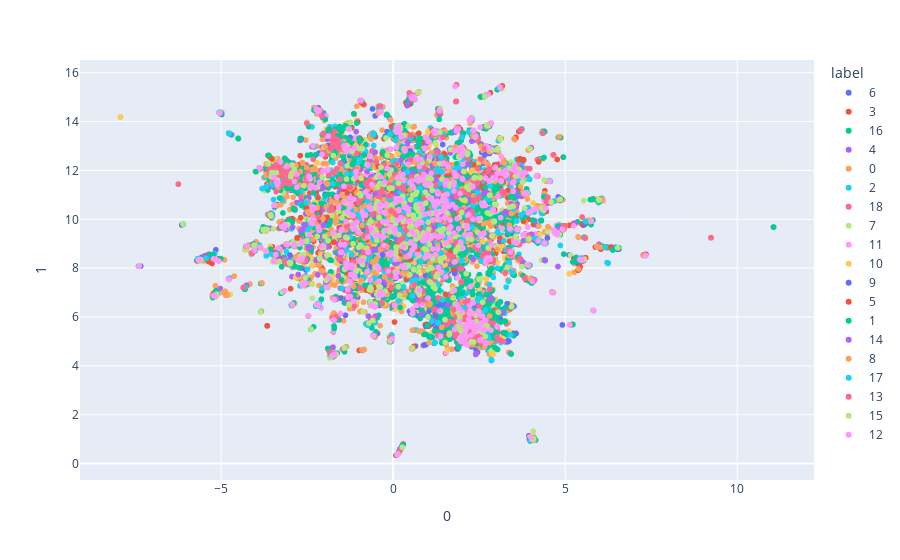

Notebook code for this chart:
### Code cell
fig = px.scatter(df_umap_es, x=0, y=1, color="label")
fig.show(rendere="notebook")

### Figure 1 — Plotly figure (JSON) as saved in the notebook; plotly's stock layout.template omitted (floating-point values rounded to 4 significant figures; data arrays with more than 128 entries replaced by an {"elided": "..."} marker saying what was removed)
{"data": [{"hovertemplate": "label=6<br>0=%{x}<br>1=%{y}<extra></extra>", "legendgroup": "6", "marker": {"color": "#636efa", "symbol": "circle"}, "mode": "markers", "name": "6", "showlegend": true, "type": "scattergl", "x": {"elided": "750 float values"}, "xaxis": "x", "y": {"elided": "750 float values"}, "yaxis": "y"}, {"hovertemplate": "label=3<br>0=%{x}<br>1=%{y}<extra></extra>", "legendgroup": "3", "marker": {"color": "#EF553B", "symbol": "circle"}, "mode": "markers", "name": "3", "showlegend": true, "type": "scattergl", "x": {"elided": "1325 float values"}, "xaxis": "x", "y": {"elided": "1325 float values"}, "yaxis": "y"}, {"hovertemplate": "label=16<br>0=%{x}<br>1=%{y}<extra></extra>", "legendgroup": "16", "marker": {"color": "#00cc96", "symbol": "circle"}, "mode": "markers", "name": "16", "showlegend": true, "type": "scattergl", "x": {"elided": "523 float values"}, "xaxis": "x", "y": {"elided": "523 float values"}, "yaxis": "y"}, {"hovertemplate": "label=4<br>0=%{x}<br>1=%{y}<extra></extra>", "legendgroup": "4", "marker": {"color": "#ab63fa", "symbol": "circle"}, "mode": "markers", "name": "4", "showlegend": true, "type": "scattergl", "x": {"elided": "1265 float values"}, "xaxis": "x", "y": {"elided": "1265 float values"}, "yaxis": "y"}, {"hovertemplate": "label=0<br>0=%{x}<br>1=%{y}<extra></extra>", "legendgroup": "0", "marker": {"color": "#FFA15A", "symbol": "circle"}, "mode": "markers", "name": "0", "showlegend": true, "type": "scattergl", "x": {"elided": "3937 float values"}, "xaxis": "x", "y": {"elided": "3937 float values"}, "yaxis": "y"}, {"hovertemplate": "label=2<br>0=%{x}<br>1=%{y}<extra></extra>", "legendgroup": "2", "marker": {"color": "#19d3f3", "symbol": "circle"}, "mode": "markers", "name": "2", "showlegend": true, "type": "scattergl", "x": {"elided": "1905 float values"}, "xaxis": "x", "y": {"elided": "1905 float values"}, "yaxis": "y"}, {"hovertemplate": "label=18<br>0=%{x}<br>1=%{y}<extra></extra>", "legendgroup": "18", "marker": {"color": "#FF6692", "symbol": "circle"}, "mode": "markers", "name": "18", "showlegend": true, "type": "scattergl", "x": {"elided": "569 float values"}, "xaxis": "x", "y": {"elided": "569 float values"}, "yaxis": "y"}, {"hovertemplate": "label=7<br>0=%{x}<br>1=%{y}<extra></extra>", "legendgroup": "7", "marker": {"color": "#B6E880", "symbol": "circle"}, "mode": "markers", "name": "7", "showlegend": true, "type": "scattergl", "x": {"elided": "759 float values"}, "xaxis": "x", "y": {"elided": "759 float values"}, "yaxis": "y"}, {"hovertemplate": "label=11<br>0=%{x}<br>1=%{y}<extra></extra>", "legendgroup": "11", "marker": {"color": "#FF97FF", "symbol": "circle"}, "mode": "markers", "name": "11", "showlegend": true, "type": "scattergl", "x": {"elided": "541 float values"}, "xaxis": "x", "y": {"elided": "541 float values"}, "yaxis": "y"}, {"hovertemplate": "label=10<br>0=%{x}<br>1=%{y}<extra></extra>", "legendgroup": "10", "marker": {"color": "#FECB52", "symbol": "circle"}, "mode": "markers", "name": "10", "showlegend": true, "type": "scattergl", "x": {"elided": "678 float values"}, "xaxis": "x", "y": {"elided": "678 float values"}, "yaxis": "y"}, {"hovertemplate": "label=9<br>0=%{x}<br>1=%{y}<extra></extra>", "legendgroup": "9", "marker": {"color": "#636efa", "symbol": "circle"}, "mode": "markers", "name": "9", "showlegend": true, "type": "scattergl", "x": {"elided": "668 float values"}, "xaxis": "x", "y": {"elided": "668 float values"}, "yaxis": "y"}, {"hovertemplate": "label=5<br>0=%{x}<br>1=%{y}<extra></extra>", "legendgroup": "5", "marker": {"color": "#EF553B", "symbol": "circle"}, "mode": "markers", "name": "5", "showlegend": true, "type": "scattergl", "x": {"elided": "886 float values"}, "xaxis": "x", "y": {"elided": "886 float values"}, "yaxis": "y"}, {"hovertemplate": "label=1<br>0=%{x}<br>1=%{y}<extra></extra>", "legendgroup": "1", "marker": {"color": "#00cc96", "symbol": "circle"}, "mode": "markers", "name": "1", "showlegend": true, "type": "scattergl", "x": {"elided": "2848 float values"}, "xaxis": "x", "y": {"elided": "2848 float values"}, "yaxis": "y"}, {"hovertemplate": "label=14<br>0=%{x}<br>1=%{y}<extra></extra>", "legendgroup": "14", "marker": {"color": "#ab63fa", "symbol": "circle"}, "mode": "markers", "name": "14", "showlegend": true, "type": "scattergl", "x": {"elided": "531 float values"}, "xaxis": "x", "y": {"elided": "531 float values"}, "yaxis": "y"}, {"hovertemplate": "label=8<br>0=%{x}<br>1=%{y}<extra></extra>", "legendgroup": "8", "marker": {"color": "#FFA15A", "symbol": "circle"}, "mode": "markers", "name": "8", "showlegend": true, "type": "scattergl", "x": {"elided": "705 float values"}, "xaxis": "x", "y": {"elided": "705 float values"}, "yaxis": "y"}, {"hovertemplate": "label=17<br>0=%{x}<br>1=%{y}<extra></extra>", "legendgroup": "17", "marker": {"color": "#19d3f3", "symbol": "circle"}, "mode": "markers", "name": "17", "showlegend": true, "type": "scattergl", "x": {"elided": "439 float values"}, "xaxis": "x", "y": {"elided": "439 float values"}, "yaxis": "y"}, {"hovertemplate": "label=13<br>0=%{x}<br>1=%{y}<extra></extra>", "legendgroup": "13", "marker": {"color": "#FF6692", "symbol": "circle"}, "mode": "markers", "name": "13", "showlegend": true, "type": "scattergl", "x": {"elided": "564 float values"}, "xaxis": "x", "y": {"elided": "564 float values"}, "yaxis": "y"}, {"hovertemplate": "label=15<br>0=%{x}<br>1=%{y}<extra></extra>", "legendgroup": "15", "marker": {"color": "#B6E880", "symbol": "circle"}, "mode": "markers", "name": "15", "showlegend": true, "type": "scattergl", "x": {"elided": "536 float values"}, "xaxis": "x", "y": {"elided": "536 float values"}, "yaxis": "y"}, {"hovertemplate": "label=12<br>0=%{x}<br>1=%{y}<extra></extra>", "legendgroup": "12", "marker": {"color": "#FF97FF", "symbol": "circle"}, "mode": "markers", "name": "12", "showlegend": true, "type": "scattergl", "x": {"elided": "571 float values"}, "xaxis": "x", "y": {"elided": "571 float values"}, "yaxis": "y"}], "layout": {"legend": {"title": {"text": "label"}, "tracegroupgap": 0}, "margin": {"t": 60}, "xaxis": {"anchor": "y", "domain": [0, 1], "title": {"text": "0"}}, "yaxis": {"anchor": "x", "domain": [0, 1], "title": {"text": "1"}}}}
